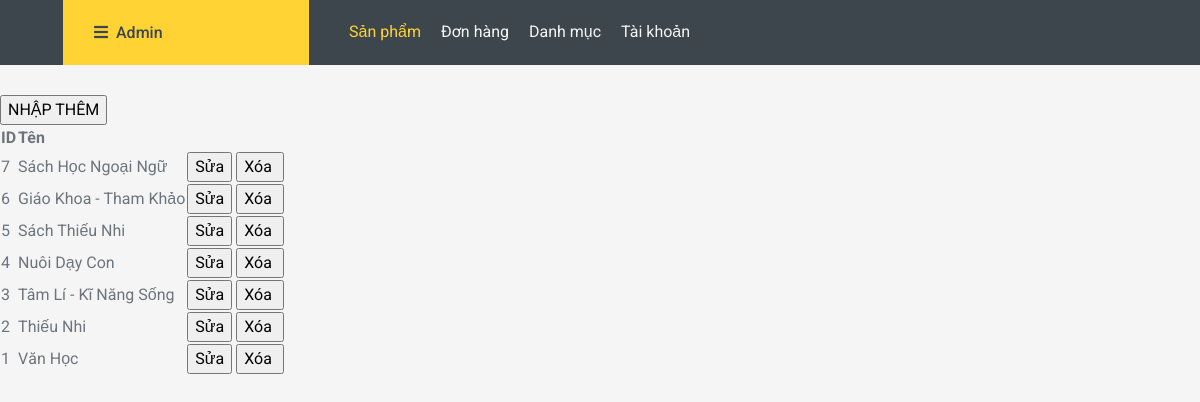
Page /admin/index.php?act=listdanhmuc on the committed database.
### tables this page shows
CREATE TABLE `danhmuc` (
  `id` int(11) NOT NULL,
  `ten` varchar(255) NOT NULL
);

### model/pdo.php (called while the page is built, shortened)
<?php
function pdo_get_connection(){
    $servername = "localhost";
    $username = "root";
    $password = "";
    try {
        $conn = new PDO("mysql:host=$servername;dbname=duanthuctap", $username, $password);
        $conn->setAttribute(PDO::ATTR_ERRMODE, PDO::ERRMODE_EXCEPTION);
        return $conn;
    } catch(PDOException $e) {
        echo "Connection failed: " . $e->getMessage();
    }
}
function pdo_query($sql){
    $sql_args=array_slice(func_get_args(),1);
    try{
        $conn=pdo_get_connection();
        $stmt=$conn->prepare($sql);
        $stmt->execute($sql_args);
        $rows=$stmt->fetchAll();
        return $rows;
    }
    catch(PDOException $e){
        throw $e;
    }
    finally{
        unset($conn);
    }
}
?>

### model/danhmuc.php (called while the page is built, shortened)
<?php
function loadall_danhmuc(){
    $sql="select * from danhmuc order by id desc";
    $listdanhmuc=pdo_query($sql);
    return  $listdanhmuc;
}

### admin/danhmuc/list.php (the view, shortened to what this page needs)
<?php
$dsdm = loadall_danhmuc();
?>
<a href="index.php?act=adddanhmuc"> <input class="mr20" type="button" value="NHẬP THÊM"></a>
<table>
                    <tr>
                        <th>ID</th>
                        <th>Tên</th>
                    </tr>
                    <?php
                    foreach ($dsdm as $dm) {
                        extract($dm);
                        $deletedanhmuc = "index.php?act=deletedanhmuc&id=" . $id;
                        $suadanhmuc = "index.php?act=suadanhmuc&iddanhmuc=" . $id;
                        echo '<tr>
                            <td>' . $id . '</td>
                            <td>' . $ten . '</td>
                            <td>
                                <a href="' . $suadanhmuc . '"><input type="button" value="Sửa"> </a>
                                <a href="' . $deletedanhmuc .'"><input type ="button" value="Xóa " onclick="return confirm(\'Bạn có chắc chắn muốn xóa\')"></a>
                            </td>
                    </tr>';
                    }
                    ?>
</table>

### rows in the picture
danhmuc: id "7", ten "Sách Học Ngoại Ngữ"
danhmuc: id "6", ten "Giáo Khoa - Tham Khảo"
danhmuc: id "5", ten "Sách Thiếu Nhi"
danhmuc: id "4", ten "Nuôi Dạy Con"
danhmuc: id "3", ten "Tâm Lí - Kĩ Năng Sống"
danhmuc: id "2", ten "Thiếu Nhi"
danhmuc: id "1", ten "Văn Học"
